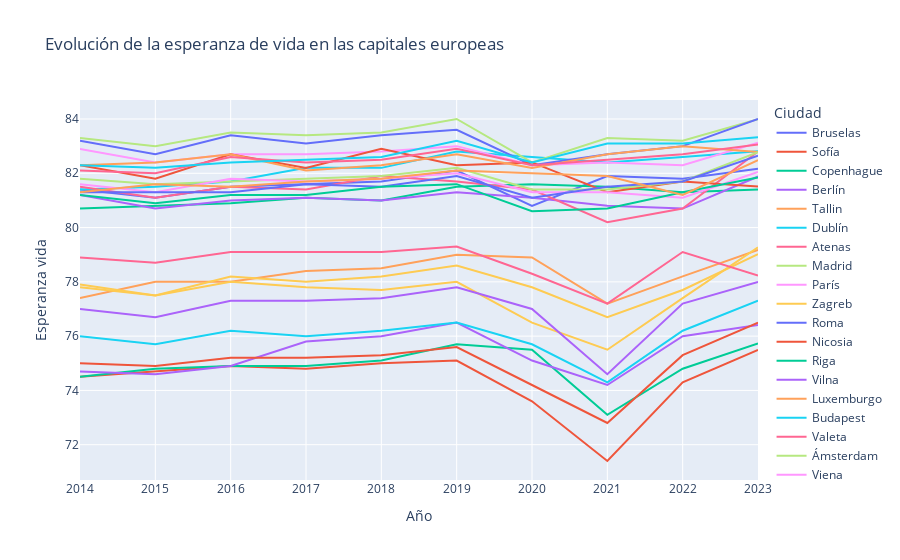

This figure's notebook cell:
### Code cell
# Haz que el gráfico anterior sea interactivo

import plotly.express as px

fig = px.line(df_life_exp, x='Año', y='Esperanza vida', color='Ciudad', title='Evolución de la esperanza de vida en las capitales europeas')

fig.show();

### Figure 1 — Plotly figure (JSON) as saved in the notebook; plotly's stock layout.template omitted (floating-point values rounded to 4 significant figures)
{"data": [{"hovertemplate": "Ciudad=Bruselas<br>Año=%{x}<br>Esperanza vida=%{y}<extra></extra>", "legendgroup": "Bruselas", "line": {"color": "#636efa", "dash": "solid"}, "marker": {"symbol": "circle"}, "mode": "lines", "name": "Bruselas", "orientation": "v", "showlegend": true, "type": "scatter", "x": [2014, 2015, 2016, 2017, 2018, 2019, 2020, 2021, 2022, 2023], "xaxis": "x", "y": [81.4, 81.1, 81.5, 81.6, 81.7, 82.1, 80.8, 81.9, 81.8, 82.17], "yaxis": "y"}, {"hovertemplate": "Ciudad=Sofía<br>Año=%{x}<br>Esperanza vida=%{y}<extra></extra>", "legendgroup": "Sofía", "line": {"color": "#EF553B", "dash": "solid"}, "marker": {"symbol": "circle"}, "mode": "lines", "name": "Sofía", "orientation": "v", "showlegend": true, "type": "scatter", "x": [2014, 2015, 2016, 2017, 2018, 2019, 2020, 2021, 2022, 2023], "xaxis": "x", "y": [74.5, 74.7, 74.9, 74.8, 75, 75.1, 73.6, 71.4, 74.3, 75.49], "yaxis": "y"}, {"hovertemplate": "Ciudad=Copenhague<br>Año=%{x}<br>Esperanza vida=%{y}<extra></extra>", "legendgroup": "Copenhague", "line": {"color": "#00cc96", "dash": "solid"}, "marker": {"symbol": "circle"}, "mode": "lines", "name": "Copenhague", "orientation": "v", "showlegend": true, "type": "scatter", "x": [2014, 2015, 2016, 2017, 2018, 2019, 2020, 2021, 2022, 2023], "xaxis": "x", "y": [80.7, 80.8, 80.9, 81.1, 81, 81.5, 81.6, 81.5, 81.3, 81.4], "yaxis": "y"}, {"hovertemplate": "Ciudad=Berlín<br>Año=%{x}<br>Esperanza vida=%{y}<extra></extra>", "legendgroup": "Berlín", "line": {"color": "#ab63fa", "dash": "solid"}, "marker": {"symbol": "circle"}, "mode": "lines", "name": "Berlín", "orientation": "v", "showlegend": true, "type": "scatter", "x": [2014, 2015, 2016, 2017, 2018, 2019, 2020, 2021, 2022, 2023], "xaxis": "x", "y": [81.2, 80.7, 81, 81.1, 81, 81.3, 81.1, 80.8, 80.7, 81.88], "yaxis": "y"}, {"hovertemplate": "Ciudad=Tallin<br>Año=%{x}<br>Esperanza vida=%{y}<extra></extra>", "legendgroup": "Tallin", "line": {"color": "#FFA15A", "dash": "solid"}, "marker": {"symbol": "circle"}, "mode": "lines", "name": "Tallin", "orientation": "v", "showlegend": true, "type": "scatter", "x": [2014, 2015, 2016, 2017, 2018, 2019, 2020, 2021, 2022, 2023], "xaxis": "x", "y": [77.4, 78, 78, 78.4, 78.5, 79, 78.9, 77.2, 78.2, 79.18], "yaxis": "y"}, {"hovertemplate": "Ciudad=Dublín<br>Año=%{x}<br>Esperanza vida=%{y}<extra></extra>", "legendgroup": "Dublín", "line": {"color": "#19d3f3", "dash": "solid"}, "marker": {"symbol": "circle"}, "mode": "lines", "name": "Dublín", "orientation": "v", "showlegend": true, "type": "scatter", "x": [2014, 2015, 2016, 2017, 2018, 2019, 2020, 2021, 2022, 2023], "xaxis": "x", "y": [81.4, 81.5, 81.7, 82.2, 82.2, 82.8, 82.6, 82.4, 82.6, 82.81], "yaxis": "y"}, {"hovertemplate": "Ciudad=Atenas<br>Año=%{x}<br>Esperanza vida=%{y}<extra></extra>", "legendgroup": "Atenas", "line": {"color": "#FF6692", "dash": "solid"}, "marker": {"symbol": "circle"}, "mode": "lines", "name": "Atenas", "orientation": "v", "showlegend": true, "type": "scatter", "x": [2014, 2015, 2016, 2017, 2018, 2019, 2020, 2021, 2022, 2023], "xaxis": "x", "y": [81.5, 81.1, 81.5, 81.4, 81.9, 81.7, 81.4, 80.2, 80.7, 82.8], "yaxis": "y"}, {"hovertemplate": "Ciudad=Madrid<br>Año=%{x}<br>Esperanza vida=%{y}<extra></extra>", "legendgroup": "Madrid", "line": {"color": "#B6E880", "dash": "solid"}, "marker": {"symbol": "circle"}, "mode": "lines", "name": "Madrid", "orientation": "v", "showlegend": true, "type": "scatter", "x": [2014, 2015, 2016, 2017, 2018, 2019, 2020, 2021, 2022, 2023], "xaxis": "x", "y": [83.3, 83, 83.5, 83.4, 83.5, 84, 82.4, 83.3, 83.2, 83.99], "yaxis": "y"}, {"hovertemplate": "Ciudad=París<br>Año=%{x}<br>Esperanza vida=%{y}<extra></extra>", "legendgroup": "París", "line": {"color": "#FF97FF", "dash": "solid"}, "marker": {"symbol": "circle"}, "mode": "lines", "name": "París", "orientation": "v", "showlegend": true, "type": "scatter", "x": [2014, 2015, 2016, 2017, 2018, 2019, 2020, 2021, 2022, 2023], "xaxis": "x", "y": [82.9, 82.4, 82.7, 82.7, 82.8, 83, 82.3, 82.4, 82.3, 83.13], "yaxis": "y"}, {"hovertemplate": "Ciudad=Zagreb<br>Año=%{x}<br>Esperanza vida=%{y}<extra></extra>", "legendgroup": "Zagreb", "line": {"color": "#FECB52", "dash": "solid"}, "marker": {"symbol": "circle"}, "mode": "lines", "name": "Zagreb", "orientation": "v", "showlegend": true, "type": "scatter", "x": [2014, 2015, 2016, 2017, 2018, 2019, 2020, 2021, 2022, 2023], "xaxis": "x", "y": [77.9, 77.5, 78.2, 78, 78.2, 78.6, 77.8, 76.7, 77.7, 79.02], "yaxis": "y"}, {"hovertemplate": "Ciudad=Roma<br>Año=%{x}<br>Esperanza vida=%{y}<extra></extra>", "legendgroup": "Roma", "line": {"color": "#636efa", "dash": "solid"}, "marker": {"symbol": "circle"}, "mode": "lines", "name": "Roma", "orientation": "v", "showlegend": true, "type": "scatter", "x": [2014, 2015, 2016, 2017, 2018, 2019, 2020, 2021, 2022, 2023], "xaxis": "x", "y": [83.2, 82.7, 83.4, 83.1, 83.4, 83.6, 82.3, 82.7, 83, 84], "yaxis": "y"}, {"hovertemplate": "Ciudad=Nicosia<br>Año=%{x}<br>Esperanza vida=%{y}<extra></extra>", "legendgroup": "Nicosia", "line": {"color": "#EF553B", "dash": "solid"}, "marker": {"symbol": "circle"}, "mode": "lines", "name": "Nicosia", "orientation": "v", "showlegend": true, "type": "scatter", "x": [2014, 2015, 2016, 2017, 2018, 2019, 2020, 2021, 2022, 2023], "xaxis": "x", "y": [82.3, 81.8, 82.7, 82.2, 82.9, 82.3, 82.4, 81.3, 81.7, 81.51], "yaxis": "y"}, {"hovertemplate": "Ciudad=Riga<br>Año=%{x}<br>Esperanza vida=%{y}<extra></extra>", "legendgroup": "Riga", "line": {"color": "#00cc96", "dash": "solid"}, "marker": {"symbol": "circle"}, "mode": "lines", "name": "Riga", "orientation": "v", "showlegend": true, "type": "scatter", "x": [2014, 2015, 2016, 2017, 2018, 2019, 2020, 2021, 2022, 2023], "xaxis": "x", "y": [74.5, 74.8, 74.9, 74.9, 75.1, 75.7, 75.5, 73.1, 74.8, 75.73], "yaxis": "y"}, {"hovertemplate": "Ciudad=Vilna<br>Año=%{x}<br>Esperanza vida=%{y}<extra></extra>", "legendgroup": "Vilna", "line": {"color": "#ab63fa", "dash": "solid"}, "marker": {"symbol": "circle"}, "mode": "lines", "name": "Vilna", "orientation": "v", "showlegend": true, "type": "scatter", "x": [2014, 2015, 2016, 2017, 2018, 2019, 2020, 2021, 2022, 2023], "xaxis": "x", "y": [74.7, 74.6, 74.9, 75.8, 76, 76.5, 75.1, 74.2, 76, 76.41], "yaxis": "y"}, {"hovertemplate": "Ciudad=Luxemburgo<br>Año=%{x}<br>Esperanza vida=%{y}<extra></extra>", "legendgroup": "Luxemburgo", "line": {"color": "#FFA15A", "dash": "solid"}, "marker": {"symbol": "circle"}, "mode": "lines", "name": "Luxemburgo", "orientation": "v", "showlegend": true, "type": "scatter", "x": [2014, 2015, 2016, 2017, 2018, 2019, 2020, 2021, 2022, 2023], "xaxis": "x", "y": [82.3, 82.4, 82.7, 82.1, 82.3, 82.7, 82.2, 82.7, 83, 82.78], "yaxis": "y"}, {"hovertemplate": "Ciudad=Budapest<br>Año=%{x}<br>Esperanza vida=%{y}<extra></extra>", "legendgroup": "Budapest", "line": {"color": "#19d3f3", "dash": "solid"}, "marker": {"symbol": "circle"}, "mode": "lines", "name": "Budapest", "orientation": "v", "showlegend": true, "type": "scatter", "x": [2014, 2015, 2016, 2017, 2018, 2019, 2020, 2021, 2022, 2023], "xaxis": "x", "y": [76, 75.7, 76.2, 76, 76.2, 76.5, 75.7, 74.3, 76.2, 77.31], "yaxis": "y"}, {"hovertemplate": "Ciudad=Valeta<br>Año=%{x}<br>Esperanza vida=%{y}<extra></extra>", "legendgroup": "Valeta", "line": {"color": "#FF6692", "dash": "solid"}, "marker": {"symbol": "circle"}, "mode": "lines", "name": "Valeta", "orientation": "v", "showlegend": true, "type": "scatter", "x": [2014, 2015, 2016, 2017, 2018, 2019, 2020, 2021, 2022, 2023], "xaxis": "x", "y": [82.1, 82, 82.6, 82.4, 82.5, 82.9, 82.3, 82.5, 82.7, 83.06], "yaxis": "y"}, {"hovertemplate": "Ciudad=Ámsterdam<br>Año=%{x}<br>Esperanza vida=%{y}<extra></extra>", "legendgroup": "Ámsterdam", "line": {"color": "#B6E880", "dash": "solid"}, "marker": {"symbol": "circle"}, "mode": "lines", "name": "Ámsterdam", "orientation": "v", "showlegend": true, "type": "scatter", "x": [2014, 2015, 2016, 2017, 2018, 2019, 2020, 2021, 2022, 2023], "xaxis": "x", "y": [81.8, 81.6, 81.7, 81.8, 81.9, 82.2, 81.4, 81.4, 81.7, 82.78], "yaxis": "y"}, {"hovertemplate": "Ciudad=Viena<br>Año=%{x}<br>Esperanza vida=%{y}<extra></extra>", "legendgroup": "Viena", "line": {"color": "#FF97FF", "dash": "solid"}, "marker": {"symbol": "circle"}, "mode": "lines", "name": "Viena", "orientation": "v", "showlegend": true, "type": "scatter", "x": [2014, 2015, 2016, 2017, 2018, 2019, 2020, 2021, 2022, 2023], "xaxis": "x", "y": [81.6, 81.3, 81.8, 81.7, 81.8, 82, 81.3, 81.3, 81.1, 82.05], "yaxis": "y"}, {"hovertemplate": "Ciudad=Varsovia<br>Año=%{x}<br>Esperanza vida=%{y}<extra></extra>", "legendgroup": "Varsovia", "line": {"color": "#FECB52", "dash": "solid"}, "marker": {"symbol": "circle"}, "mode": "lines", "name": "Varsovia", "orientation": "v", "showlegend": true, "type": "scatter", "x": [2014, 2015, 2016, 2017, 2018, 2019, 2020, 2021, 2022, 2023], "xaxis": "x", "y": [77.8, 77.5, 78, 77.8, 77.7, 78, 76.5, 75.5, 77.4, 79.27], "yaxis": "y"}, {"hovertemplate": "Ciudad=Lisboa<br>Año=%{x}<br>Esperanza vida=%{y}<extra></extra>", "legendgroup": "Lisboa", "line": {"color": "#636efa", "dash": "solid"}, "marker": {"symbol": "circle"}, "mode": "lines", "name": "Lisboa", "orientation": "v", "showlegend": true, "type": "scatter", "x": [2014, 2015, 2016, 2017, 2018, 2019, 2020, 2021, 2022, 2023], "xaxis": "x", "y": [81.3, 81.3, 81.3, 81.6, 81.5, 81.9, 81.1, 81.5, 81.7, 82.65], "yaxis": "y"}, {"hovertemplate": "Ciudad=Bucarest<br>Año=%{x}<br>Esperanza vida=%{y}<extra></extra>", "legendgroup": "Bucarest", "line": {"color": "#EF553B", "dash": "solid"}, "marker": {"symbol": "circle"}, "mode": "lines", "name": "Bucarest", "orientation": "v", "showlegend": true, "type": "scatter", "x": [2014, 2015, 2016, 2017, 2018, 2019, 2020, 2021, 2022, 2023], "xaxis": "x", "y": [75, 74.9, 75.2, 75.2, 75.3, 75.6, 74.2, 72.8, 75.3, 76.5], "yaxis": "y"}, {"hovertemplate": "Ciudad=Liubliana<br>Año=%{x}<br>Esperanza vida=%{y}<extra></extra>", "legendgroup": "Liubliana", "line": {"color": "#00cc96", "dash": "solid"}, "marker": {"symbol": "circle"}, "mode": "lines", "name": "Liubliana", "orientation": "v", "showlegend": true, "type": "scatter", "x": [2014, 2015, 2016, 2017, 2018, 2019, 2020, 2021, 2022, 2023], "xaxis": "x", "y": [81.2, 80.9, 81.2, 81.2, 81.5, 81.6, 80.6, 80.7, 81.3, 81.85], "yaxis": "y"}, {"hovertemplate": "Ciudad=Bratislava<br>Año=%{x}<br>Esperanza vida=%{y}<extra></extra>", "legendgroup": "Bratislava", "line": {"color": "#ab63fa", "dash": "solid"}, "marker": {"symbol": "circle"}, "mode": "lines", "name": "Bratislava", "orientation": "v", "showlegend": true, "type": "scatter", "x": [2014, 2015, 2016, 2017, 2018, 2019, 2020, 2021, 2022, 2023], "xaxis": "x", "y": [77, 76.7, 77.3, 77.3, 77.4, 77.8, 77, 74.6, 77.2, 78], "yaxis": "y"}, {"hovertemplate": "Ciudad=Helsinki<br>Año=%{x}<br>Esperanza vida=%{y}<extra></extra>", "legendgroup": "Helsinki", "line": {"color": "#FFA15A", "dash": "solid"}, "marker": {"symbol": "circle"}, "mode": "lines", "name": "Helsinki", "orientation": "v", "showlegend": true, "type": "scatter", "x": [2014, 2015, 2016, 2017, 2018, 2019, 2020, 2021, 2022, 2023], "xaxis": "x", "y": [81.3, 81.6, 81.5, 81.7, 81.8, 82.1, 82, 81.9, 81.2, 82.48], "yaxis": "y"}, {"hovertemplate": "Ciudad=Estocolmo<br>Año=%{x}<br>Esperanza vida=%{y}<extra></extra>", "legendgroup": "Estocolmo", "line": {"color": "#19d3f3", "dash": "solid"}, "marker": {"symbol": "circle"}, "mode": "lines", "name": "Estocolmo", "orientation": "v", "showlegend": true, "type": "scatter", "x": [2014, 2015, 2016, 2017, 2018, 2019, 2020, 2021, 2022, 2023], "xaxis": "x", "y": [82.3, 82.2, 82.4, 82.5, 82.6, 83.2, 82.4, 83.1, 83.1, 83.33], "yaxis": "y"}, {"hovertemplate": "Ciudad=Praga<br>Año=%{x}<br>Esperanza vida=%{y}<extra></extra>", "legendgroup": "Praga", "line": {"color": "#FF6692", "dash": "solid"}, "marker": {"symbol": "circle"}, "mode": "lines", "name": "Praga", "orientation": "v", "showlegend": true, "type": "scatter", "x": [2014, 2015, 2016, 2017, 2018, 2019, 2020, 2021, 2022, 2023], "xaxis": "x", "y": [78.9, 78.7, 79.1, 79.1, 79.1, 79.3, 78.3, 77.2, 79.1, 78.23], "yaxis": "y"}], "layout": {"legend": {"title": {"text": "Ciudad"}, "tracegroupgap": 0}, "title": {"text": "Evolución de la esperanza de vida en las capitales europeas"}, "xaxis": {"anchor": "y", "domain": [0, 1], "title": {"text": "Año"}}, "yaxis": {"anchor": "x", "domain": [0, 1], "title": {"text": "Esperanza vida"}}}}
